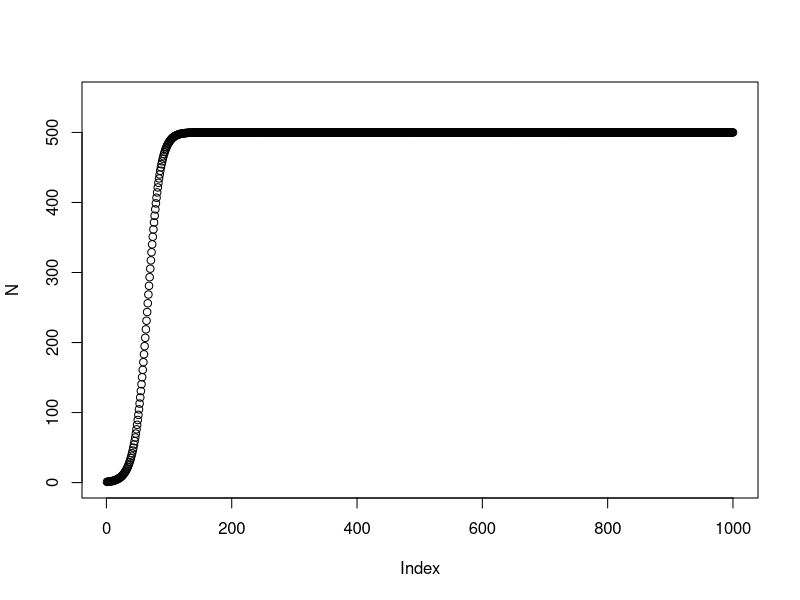
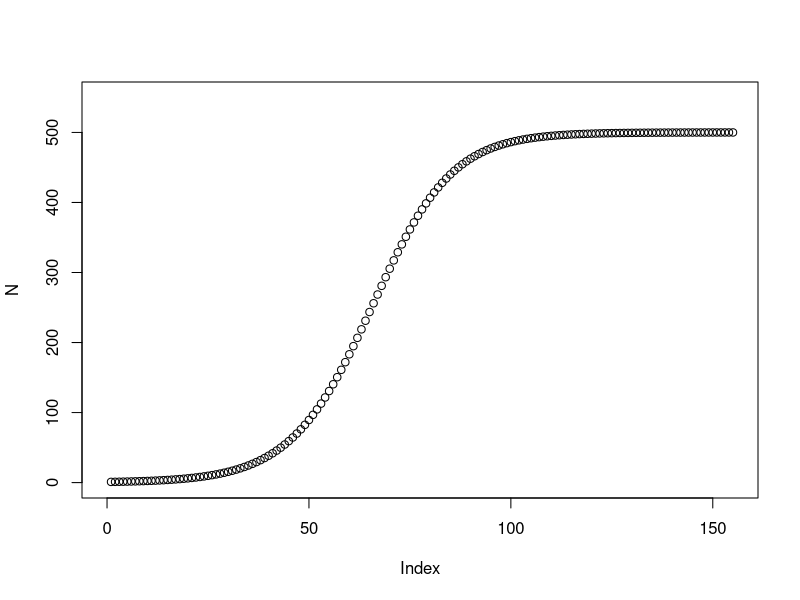
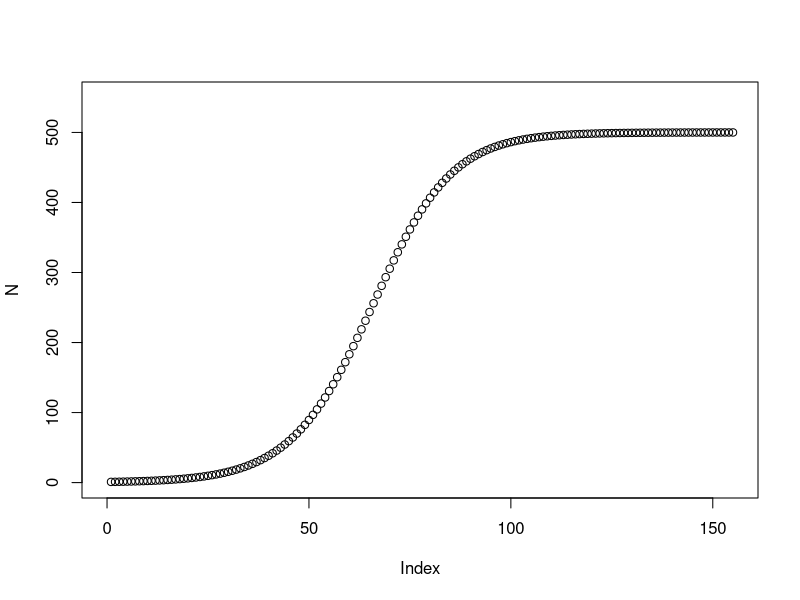
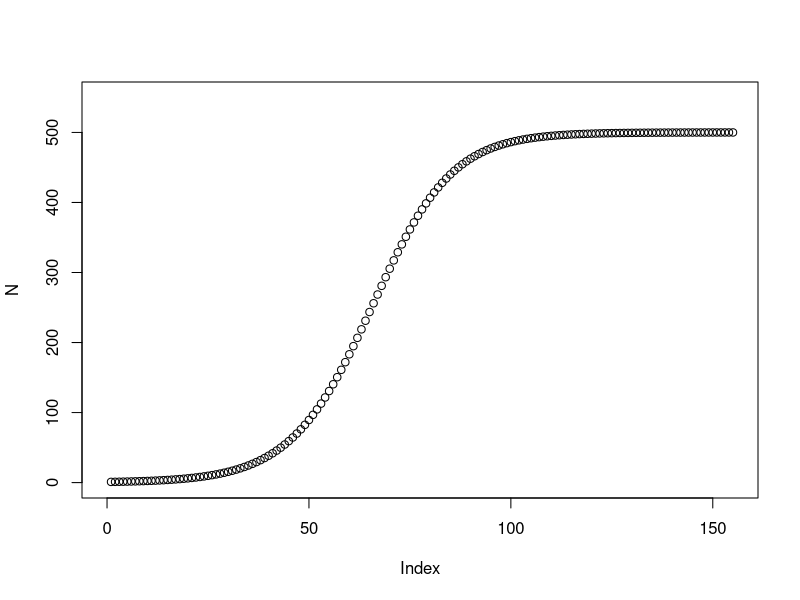

Write R code to recreate these figures, in order.
##### 5. For loops - Big data  exercise 1-3 #####
rm(list=ls())

### 1. Simple for loops

## 1a
for (i in 1:4) {
  print(i)
}

## 1b
numbers <- c(5,6,7,2)
for (i in 1:4) {
  print(numbers[i])
}

## 1c
for (i in 4:1) {
  print(numbers[i])
}

## 1d
numbers <- c(numbers, 20, 38)
for (i in 1:length(numbers)) {
  print(numbers[i])
}

## 1e
for (i in 1:length(numbers)) {
  x <- numbers[i] * 2
  print(x)
}

## 1f
strings <- c("hej","hopp","tjabba","tjena","hallao")
for (i in 1:length(strings)) {
  print(strings[i])
}

## 1g
for (i in strings) {
  print(i)
}


### 2. Nested for loops

## 2a
for (i in numbers) {
  for (haha in strings) {
    print(paste(i, haha))
  }
}

## 2b
for (haha in strings) {
  for (i in numbers) {
    print(paste(i, haha))
  }
}

### 3. while and repeat loops

## 3a-e
### Logistic population growth rate ###
rm(list=ls())

### Input parameters
K <- 500		  # Carrying capacity
r <- 0.1    # intrinsic growth rate
N1 <- 1		    # Initial population size
tmax <- 1000	# Maximum number of generations


### Code for simulation
N <- rep(NA, tmax)
N[1] <- N1

for(t in 2:tmax) {
  N[t] <- N[t-1] + r*N[t-1]*(1-(N[t-1]/K))
}

plot(N, ylim=c(0,K*1.1))


## 3f-j
### Logistic population growth rate ###
rm(list=ls())

### Input parameters
K <- 500		  # Carrying capacity
r <- 0.1    # intrinsic growth rate
N1 <- 1		    # Initial population size
tmax <- 1000	# Maximum number of generations
c <- 0.00001 		# Loop will break if 1-((Nt-1)/Nt) is smaller than c

### Code for simulation
N <- N1

for(t in 2:tmax) {
  N <- c(N, NA)
  N[t] <- N[t-1] + r*N[t-1]*(1-(N[t-1]/K))
  if(1-(N[t-1]/N[t]) < c) {
    break
  }
}

plot(N, ylim=c(0,K*1.1), xlim=c(0,length(N)))


## 3k-o
### Logistic population growth rate ###
rm(list=ls())

### Input parameters
K <- 500		  # Carrying capacity
r <- 0.1    # intrinsic growth rate
N1 <- 1		    # Initial population size
tmax <- 1000	# Maximum number of generations
c <- 0.00001 		# Loop will break if 1-((Nt-1)/Nt) is smaller than c

### Code for simulation
N <- N1
t <- 1

while(t != tmax && (t==1 || 1-(N[t-1]/N[t]) >= c)) {
  t <-t+1
  N <- c(N, NA)
  N[t] <- N[t-1] + r*N[t-1]*(1-(N[t-1]/K))
}

plot(N, ylim=c(0,K*1.1), xlim=c(0,length(N)))


## 3p-q
### Logistic population growth rate ###
rm(list=ls())

### Input parameters
K <- 500		  # Carrying capacity
r <- 0.1    # intrinsic growth rate
N1 <- 1		    # Initial population size
tmax <- 1000	# Maximum number of generations
c <- 0.00001 		# Loop will break if 1-((Nt-1)/Nt) is smaller than c

### Code for simulation
N <- N1
t <- 1

repeat {
  t <-t+1
  N <- c(N, NA)
  N[t] <- N[t-1] + r*N[t-1]*(1-(N[t-1]/K))
  if(t == tmax || 1-(N[t-1]/N[t]) < c) {
    break
  }
}


plot(N, ylim=c(0,K*1.1), xlim=c(0,length(N)))

